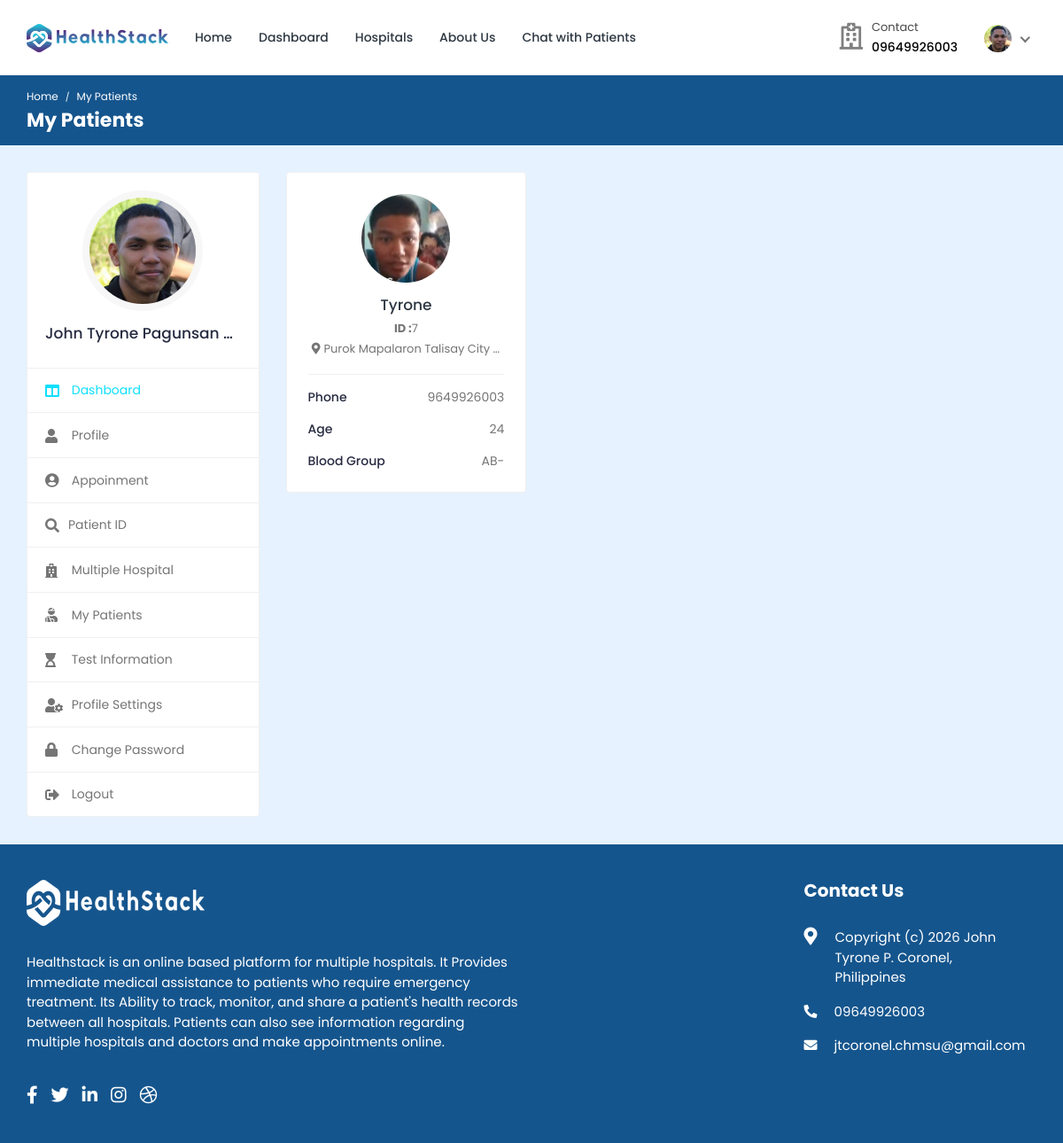
The page /doctor/my-patients/ (signed in) on the database as committed earlier.
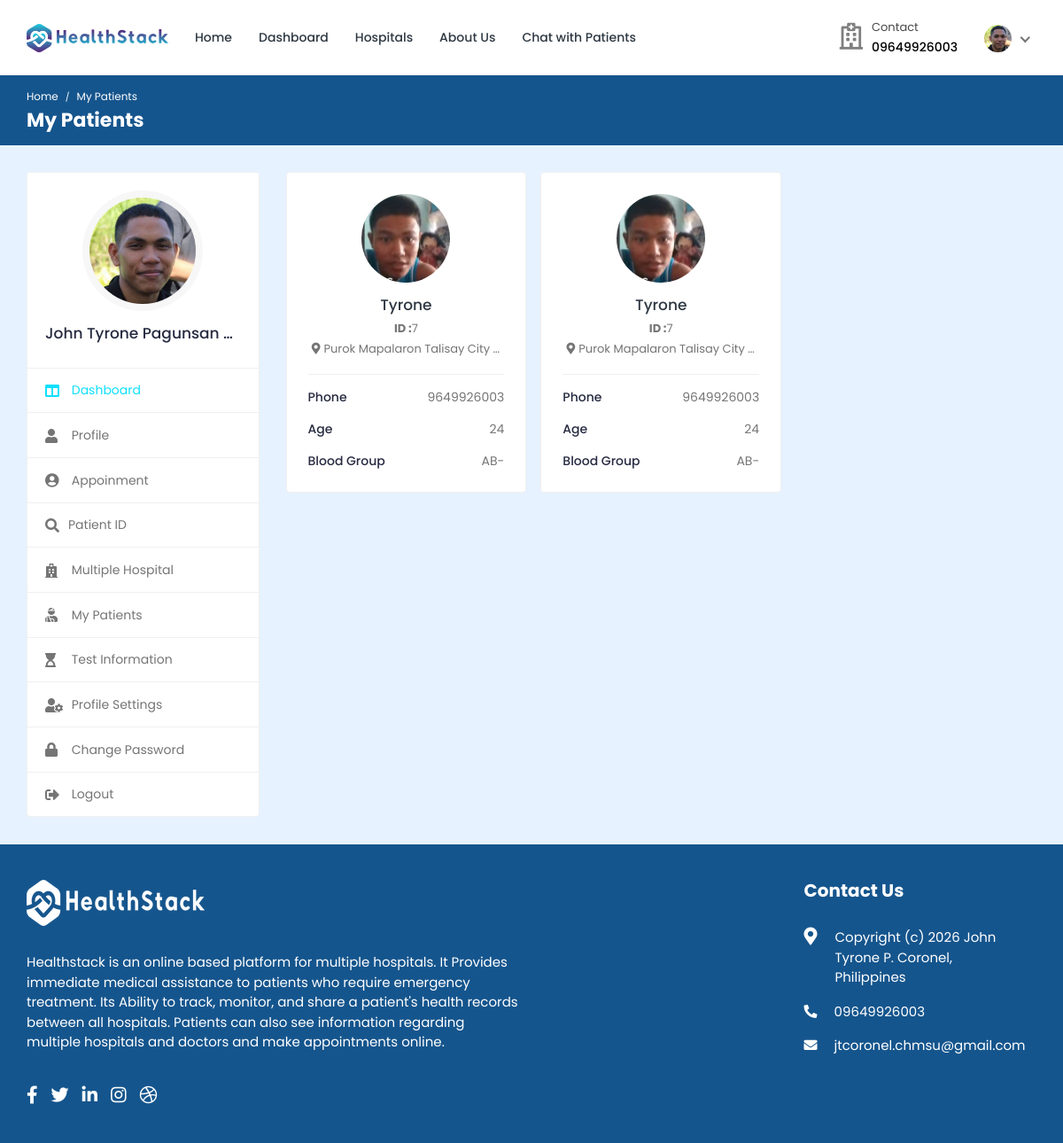
The same page on the database as committed later.
### doctor/models.py (models this page shows, shortened)
class Appointment(models.Model):
    APPOINTMENT_TYPE = (
        ('report', 'report'),
        ('checkup', 'checkup'),
    )
    APPOINTMENT_STATUS = (
        ('pending', 'pending'),
        ('confirmed', 'confirmed'),
        ('cancelled', 'cancelled'),
    )
    id = models.AutoField(primary_key=True)
    date = models.DateField(null=True, blank=True)
    time = models.CharField(max_length=200, null=True, blank=True)
    doctor = models.ForeignKey(Doctor_Information, on_delete=models.CASCADE, null=True, blank=True)
    patient = models.ForeignKey(Patient, on_delete=models.CASCADE, null=True, blank=True)
    appointment_type = models.CharField(max_length=200, choices=APPOINTMENT_TYPE)
    appointment_status = models.CharField(max_length=200, choices=APPOINTMENT_STATUS)
    serial_number = models.CharField(max_length=200, null=True, blank=True)
    payment_status = models.CharField(max_length=200, null=True, blank=True, default='pending')
    transaction_id = models.CharField(max_length=255, null=True, blank=True)
    message = models.CharField(max_length=255, null=True, blank=True)

### hospital/models.py (models this page shows, shortened)
class Patient(models.Model):
    patient_id = models.AutoField(primary_key=True)
    user = models.OneToOneField(User, on_delete=models.CASCADE, null=True, blank=True, related_name='patient')
    name = models.CharField(max_length=200, null=True, blank=True)
    username = models.CharField(max_length=200, null=True, blank=True)
    age = models.IntegerField(null=True, blank=True)
    email = models.EmailField(max_length=200, null=True, blank=True)
    phone_number = models.IntegerField(null=True, blank=True)
    address = models.CharField(max_length=200, null=True, blank=True)
    featured_image = models.ImageField(upload_to='patients/', default='patients/user-default.png', null=True, blank=True)
    blood_group = models.CharField(max_length=200, null=True, blank=True)
    history = models.CharField(max_length=200, null=True, blank=True)
    dob = models.CharField(max_length=200, null=True, blank=True)
    nid = models.CharField(max_length=200, null=True, blank=True)
    serial_number = models.CharField(max_length=200, null=True, blank=True)
    login_status = models.CharField(max_length=200, null=True, blank=True, default="offline")

### doctor/views.py (the view)
# urls.py: path('my-patients/', views.my_patients, name='my-patients'),
@csrf_exempt
@login_required(login_url="doctor-login")
def my_patients(request):
    if request.user.is_doctor:
        doctor = Doctor_Information.objects.get(user=request.user)
        appointments = Appointment.objects.filter(doctor=doctor).filter(appointment_status='confirmed')
    else:
        redirect('doctor-logout')
    context = {'doctor': doctor, 'appointments': appointments}
    return render(request, 'my-patients.html', context)

### templates/my-patients.html (shortened to what this page needs)
{% load static %}
<!DOCTYPE html>
<html lang="en">
<head>
		<link rel="stylesheet" href="{% static 'HealthStack-System/css/Normal/bootstrap.min.css' %}">
		<link rel="stylesheet" href="{% static 'HealthStack-System/plugins/Normal/fontawesome/css/fontawesome.min.css' %}">
		<link rel="stylesheet" href="{% static 'HealthStack-System/plugins/Normal/fontawesome/css/all.min.css' %}">
		<link rel="stylesheet" href="{% static 'HealthStack-System/css/Normal/style.css' %}">
	</head>
	<body>
		<div class="main-wrapper">
			<header class="header">{% include 'doctor-navbar.html' %}</header>
			<div class="breadcrumb-bar">
				<div class="container-fluid">
					<div class="row align-items-center">
						<div class="col-md-12 col-12">
							<nav aria-label="breadcrumb" class="page-breadcrumb">
								<ol class="breadcrumb">
									<li class="breadcrumb-item"><a href="{% url 'doctor-dashboard' %}">Home</a></li>
									<li class="breadcrumb-item active" aria-current="page">My Patients</li>
								</ol>
							</nav>
							<h2 class="breadcrumb-title">My Patients</h2>
						</div>
					</div>
				</div>
			</div>
			<div class="content">
				<div class="container-fluid">
					<div class="row">
						<div class="col-md-5 col-lg-4 col-xl-3 theiaStickySidebar">
							<div>{% include 'doctor-sidebar.html' %}</div>
						</div>
						<div class="col-md-7 col-lg-8 col-xl-9">
							<div class="row row-grid">
								{% for appointment in appointments %}
								<div class="col-md-6 col-lg-4 col-xl-3">
									<div class="card widget-profile pat-widget-profile">
										<div class="card-body">
											<div class="pro-widget-content">
												<div class="profile-info-widget">
													<a href="{% url 'patient-profile' pk=appointment.patient.patient_id %}" class="booking-doc-img">
														<img src="{{appointment.patient.featured_image.url}}" alt="User Image">
													</a>
													<div class="profile-det-info">
														<h3><a href="{% url 'patient-profile' pk=appointment.patient.patient_id %}">{{appointment.patient.name}}</a></h3>
														<div class="patient-details">
															<h5><b>ID :</b>{{appointment.patient.patient_id}}</h5>
															<h5 class="mb-0"><i class="fas fa-map-marker-alt"></i>{{appointment.patient.address|default:'Not set'}}</h5>
														</div>
													</div>
												</div>
											</div>
											<div class="patient-info">
												<ul>
													<li>Phone <span>{{appointment.patient.phone_number|default:'Not set'}}</span></li>
													<li>Age <span>{{appointment.patient.age|default:'Not set'}}</span></li>
													<li>Blood Group <span>{{appointment.patient.blood_group|default:'Not set'}}</span></li>
												</ul>
											</div>
										</div>
									</div>
								</div>
								{% endfor %}
							</div>
						</div>
					</div>
				</div>
			</div>
			{% include 'footer.html' %}
		</div>
	</body>
</html>

Rows that differ between the two databases and show on the page:
now on this page (row edited): Appointment: patient.featured_image (picture), patient.name "Tyrone", patient.patient_id "7", patient.address "Purok Mapalaron Talisay City…", patient.phone_number "9649926003", patient.age "24", patient.blood_group "AB-"
